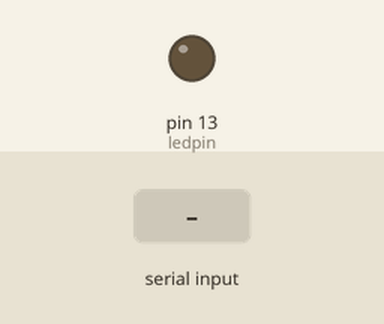
The sketch below on a simulated Arduino Uno, built with avr-gcc and run on an emulated ATmega328P. Parts: output pins drawn as LEDs (lit = HIGH). The test bench sets the inputs (shaded band).

Above: at 1.2 s.
1.3 s: "H" received over Serial
At 2.6 s:
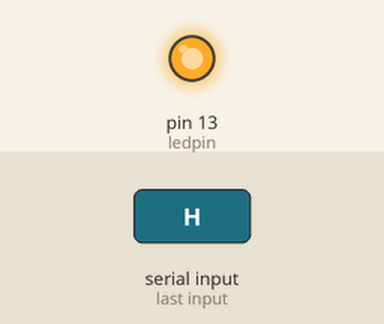
2.9 s: "1" received over Serial
At 4.0 s:
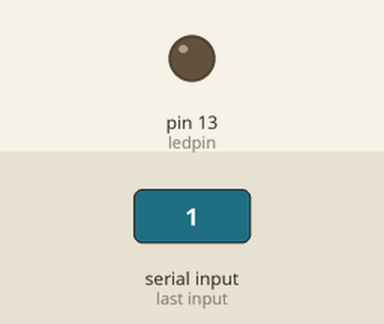
Timing chart, 0 to 5.9 s (numbered marks = the images above; inputs shaded):
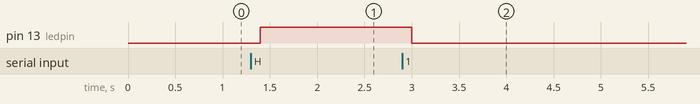

The sketch:

BT_LED.ino
```cpp
// control led with HC-06(bluethooth module)
char val;
int ledpin = 13;

void setup()
{
  pinMode(ledpin, OUTPUT);
  Serial.begin(9600);
}

void loop()
{
  if ( Serial.available() )
  {
    val = Serial.read();
  }

  if ( val == 'H' )
    digitalWrite(ledpin, HIGH);
  else
    digitalWrite(ledpin, LOW);

  delay(100);
}
```

Measured:
- after the input at 1.3 s, pin 13 (ledpin): LOW → HIGH after 0.10 s
- after the input at 2.9 s, pin 13 (ledpin): HIGH → LOW after 0.10 s
